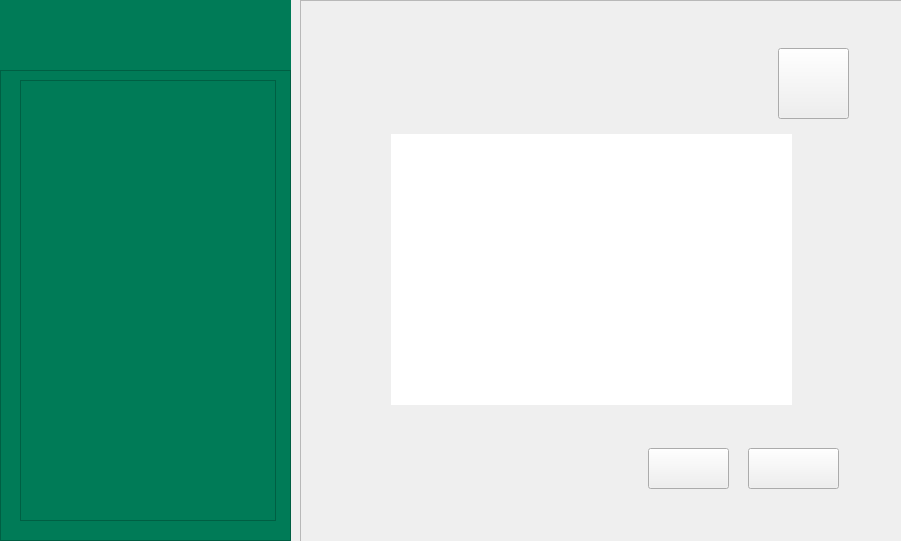
   <widget class="QStackedWidget" name="jishi_wid">
    <property name="geometry">
     <rect>
      <x>0</x>
      <y>110</y>
      <width>901</width>
      <height>541</height>
     </rect>
    </property>
    <widget class="QWidget" name="stackedWidgetPage1_3">
     <widget class="QWidget" name="verticalLayoutWidget_7">
      <property name="geometry">
       <rect>
        <x>0</x>
        <y>0</y>
        <width>291</width>
        <height>571</height>
       </rect>
      </property>
      <layout class="QVBoxLayout" name="verticalLayout_7">
       <item>
        <widget class="QWidget" name="widget_2" native="true">
         <property name="styleSheet">
          <string notr="true">
background-color: rgb(0, 123, 87);
</string>
         </property>
         <widget class="QListWidget" name="listWidget_2">
          <property name="geometry">
           <rect>
            <x>0</x>
            <y>70</y>
            <width>291</width>
            <height>471</height>
           </rect>
          </property>
          <property name="styleSheet">
           <string notr="true"/>
          </property>
         </widget>
         <widget class="QLabel" name="mybijilab">
          <property name="geometry">
           <rect>
            <x>60</x>
            <y>10</y>
            <width>171</width>
            <height>41</height>
           </rect>
          </property>
          <property name="styleSheet">
           <string notr="true">border-image: url(:/menu/images/我的笔记.png);</string>
          </property>
          <property name="text">
           <string/>
          </property>
         </widget>
         <widget class="QListWidget" name="listWidget_essay">
          <property name="geometry">
           <rect>
            <x>20</x>
            <y>80</y>
            <width>256</width>
            <height>441</height>
           </rect>
          </property>
         </widget>
        </widget>
       </item>
      </layout>
     </widget>
     <widget class="QWidget" name="gridLayoutWidget_4">
      <property name="geometry">
       <rect>
        <x>300</x>
        <y>0</y>
        <width>621</width>
        <height>561</height>
       </rect>
      </property>
      <layout class="QGridLayout" name="gridLayout_4">
       <item row="0" column="0">
        <widget class="QFrame" name="frame_14">
         <property name="frameShape">
          <enum>QFrame::StyledPanel</enum>
         </property>
         <property name="frameShadow">
          <enum>QFrame::Raised</enum>
         </property>
         <widget class="QWidget" name="jishi2" native="true">
          <property name="geometry">
           <rect>
            <x>-2</x>
            <y>-12</y>
            <width>621</width>
            <height>561</height>
           </rect>
          </property>
          <property name="styleSheet">
           <string notr="true"/>
          </property>
          <widget class="QLabel" name="label_32">
           <property name="geometry">
            <rect>
             <x>-10</x>
             <y>-10</y>
             <width>621</width>
             <height>561</height>
            </rect>
           </property>
           <property name="styleSheet">
            <string notr="true">border-image: url(:/menu/images/添加笔记.png);
border:0;
</string>
           </property>
           <property name="text">
            <string/>
           </property>
          </widget>
          <widget class="QPushButton" name="okBtn_2">
           <property name="geometry">
            <rect>
             <x>450</x>
             <y>460</y>
             <width>91</width>
             <height>41</height>
            </rect>
           </property>
           <property name="styleSheet">
            <string notr="true">QPushButton{
	border-image: url(:/menu/images/确定被选中.png);
}
QPushButton:hover{
	border-image: url(:/menu/images/确定.png);
}
QPushButton:pressed{
	border-image: url(:/menu/images/确定被选中.png);
}


</string>
           </property>
           <property name="text">
            <string/>
           </property>
          </widget>
          <widget class="QPushButton" name="cancelBtn_6">
           <property name="geometry">
            <rect>
             <x>350</x>
             <y>460</y>
             <width>81</width>
             <height>41</height>
            </rect>
           </property>
           <property name="styleSheet">
            <string notr="true">QPushButton{
	border-image: url(:/menu/images/取消.png);
}
QPushButton:hover{
  
	border-image: url(:/menu/images/取消被选中.png);
}
QPushButton:pressed{
	border-image: url(:/menu/images/取消.png);
}</string>
           </property>
           <property name="text">
            <string/>
           </property>
          </widget>
          <widget class="QTextEdit" name="textEdit_essay">
           <property name="geometry">
            <rect>
             <x>93</x>
             <y>146</y>
             <width>401</width>
             <height>271</height>
            </rect>
           </property>
           <property name="styleSheet">
            <string notr="true">border:0;</string>
           </property>
          </widget>
         </widget>
         <widget class="QWidget" name="jishi1" native="true">
          <property name="geometry">
           <rect>
            <x>-2</x>
            <y>-2</y>
            <width>631</width>
            <height>561</height>
           </rect>
          </property>
          <property name="styleSheet">
           <string notr="true">
border-image: url(:/menu/images/背景1.png);
</string>
          </property>
          <widget class="QPushButton" name="addBtn_6">
           <property name="geometry">
            <rect>
             <x>480</x>
             <y>50</y>
             <width>71</width>
             <height>71</height>
            </rect>
           </property>
           <property name="styleSheet">
            <string notr="true">QPushButton{
	border-image: url(:/menu/images/笔记添加按钮1.png);
}
QPushButton:hover{
  
	border-image: url(:/menu/images/笔记添加按钮.png);
}
QPushButton:pressed{
	border-image: url(:/menu/images/笔记添加按钮1.png);
}</string>
           </property>
           <property name="text">
            <string/>
           </property>
          </widget>
          <widget class="QLabel" name="label_31">
           <property name="geometry">
            <rect>
             <x>60</x>
             <y>50</y>
             <width>511</width>
             <height>461</height>
            </rect>
           </property>
           <property name="styleSheet">
            <string notr="true">border-image: url(:/menu/images/不可编辑书本.png);
border:0;
</string>
           </property>
           <property name="text">
            <string/>
           </property>
          </widget>
          <zorder>label_31</zorder>
          <zorder>addBtn_6</zorder>
         </widget>
         <zorder>jishi1</zorder>
         <zorder>jishi2</zorder>
        </widget>
       </item>
      </layout>
     </widget>
    </widget>
   </widget>
